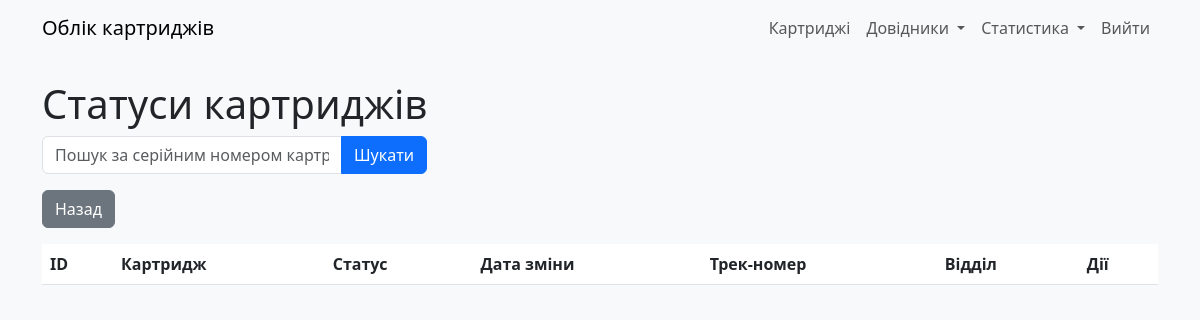
The app's page /cartridge_status (signed in), older data.
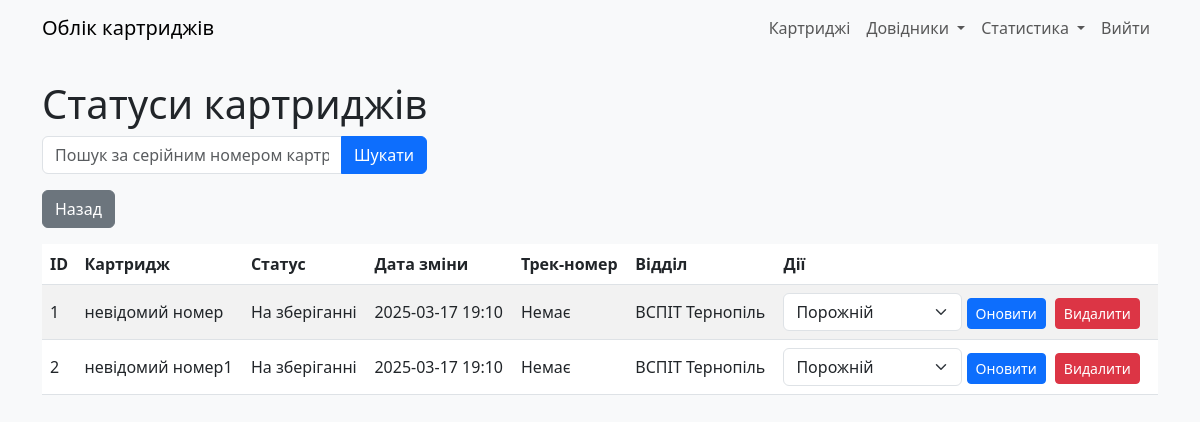
The same page, newer data.
### models.py (models this page shows)
class CartridgeStatus(db.Model):
    __tablename__ = "cartrg_status"
    id: Mapped[int] = mapped_column(primary_key=True)
    cartridge_id = mapped_column(ForeignKey(Cartridges.id))
    status: Mapped[int] = mapped_column(Integer, server_default=literal(0))
    date_ofchange: Mapped[DateTime] = mapped_column(DateTime, server_default=func.now())
    parcel_track: Mapped[str] = mapped_column(String(13), nullable=True)
    exec_dept: Mapped[int] = mapped_column(ForeignKey(RefillDept.id))
    user_updated: Mapped[int] = mapped_column(ForeignKey(User.id))
    time_updated: Mapped[DateTime] = mapped_column(DateTime, server_default=func.now())

class Cartridges(db.Model):
    __tablename__ = "cartridges"
    id: Mapped[int] = mapped_column(primary_key=True)
    serial_num: Mapped[str] = mapped_column(String(255), server_default="N/A")
    in_printer: Mapped[int] = mapped_column(ForeignKey(CustomerEquipment.id), nullable=True)
    cartridge_model: Mapped[str] = mapped_column(String(255), nullable=True)  # Текстове поле
    user_updated: Mapped[int] = mapped_column(ForeignKey(User.id))
    time_updated: Mapped[DateTime] = mapped_column(DateTime, server_default=func.now())

class RefillDept(db.Model):
    __tablename__ = "refill_dept"
    id: Mapped[int] = mapped_column(primary_key=True)
    deptname: Mapped[str] = mapped_column(String(30))
    is_exec: Mapped[int] = mapped_column(Integer, server_default=literal(0))
    user_updated: Mapped[int] = mapped_column(ForeignKey(User.id))
    time_updated: Mapped[DateTime] = mapped_column(DateTime, server_default=func.now())

### app.py (the view)
@app.route('/cartridge_status')
@login_required
def cartridge_status():
    search = request.args.get('search', '')
    if search:
        statuses = CartridgeStatus.query.join(Cartridges, Cartridges.id == CartridgeStatus.cartridge_id).filter(
            Cartridges.serial_num.ilike(f'%{search}%')
        ).all()
    else:
        statuses = CartridgeStatus.query.all()
    return render_template('cartridge_status.html',
                           statuses=statuses,
                           search=search,
                           Cartridges=Cartridges,  # Залишаємо для сумісності
                           RefillDept=RefillDept)  # Залишаємо для сумісності

### app.py (called while the page is built)
@login_manager.user_loader
def load_user(user_id):
    return User.query.get(int(user_id))

### templates/cartridge_status.html (shortened to what this page needs)
{% extends "base.html" %}
{% block content %}
    <h1>Статуси картриджів</h1>
    <form method="GET" class="mb-3">
        <div class="input-group">
            <input type="text" name="search" class="form-control" placeholder="Пошук за серійним номером картриджа" value="{{ search }}">
            <button type="submit" class="btn btn-primary">Шукати</button>
        </div>
    </form>
    <div class="mb-3">
        <a href="{{ url_for('index') }}" class="btn btn-secondary">Назад</a>
    </div>
    <table class="table table-striped">
        <thead>
            <tr>
                <th>ID</th>
                <th>Картридж</th>
                <th>Статус</th>
                <th>Дата зміни</th>
                <th>Трек-номер</th>
                <th>Відділ</th>
                <th>Дії</th>
            </tr>
        </thead>
        <tbody>
            {% for status in statuses %}
            <tr>
                <td>{{ status.id }}</td>
                <td>{{ Cartridges.query.get(status.cartridge_id).serial_num if status.cartridge_id else 'Не вказано' }}</td>
                <td>
                    {% set status_dict = {0: 'Порожній', 1: 'Очікує заправки', 2: 'Заправлений', 3: 'В дорозі', 4: 'Списаний', 5: 'Одноразовий', 6: 'На зберіганні'} %}
                    {{ status_dict[status.status] }}
                </td>
                <td>{{ status.date_ofchange.strftime('%Y-%m-%d %H:%M') }}</td>
                <td>{{ status.parcel_track or 'Немає' }}</td>
                <td>{{ RefillDept.query.get(status.exec_dept).deptname if status.exec_dept else 'Не вказано' }}</td>
                <td>
                    <form action="{{ url_for('update_status', status_id=status.id) }}" method="POST" class="d-inline">
                        <select name="status" class="form-select d-inline w-auto">
                            <option value="0" {% if status.status == 0 %}selected{% endif %}>Порожній</option>
                        </select>
                        <button type="submit" class="btn btn-primary btn-sm">Оновити</button>
                    </form>
                    <form action="{{ url_for('delete_status', status_id=status.id) }}" method="POST" class="d-inline" onsubmit="return confirm('Ви впевнені, що хочете видалити цей статус?');">
                        <button type="submit" class="btn btn-danger btn-sm">Видалити</button>
                    </form>
                </td>
            </tr>
            {% endfor %}
        </tbody>
    </table>
{% endblock %}

### templates/base.html (shortened to what this page needs)
<!DOCTYPE html>
<html lang="uk">
<head>
    <link rel="stylesheet" href="https://cdn.jsdelivr.net/npm/bootstrap@5.3.0/dist/css/bootstrap.min.css">
    <link rel="stylesheet" href="{{ url_for('static', filename='style.css') }}">
</head>
<body>
    <nav class="navbar navbar-expand-lg navbar-light bg-light">
        <div class="container">
            <a class="navbar-brand" href="{{ url_for('index') }}">Облік картриджів</a>
            <div class="collapse navbar-collapse" id="navbarNav">
                <ul class="navbar-nav ms-auto">
                    {% if current_user.is_authenticated %}
                        <li class="nav-item">
                            <a class="nav-link" href="{{ url_for('cartridges') }}">Картриджі</a>
                        </li>
                        <li class="nav-item dropdown">
                            <a class="nav-link dropdown-toggle" href="#" id="navbarDropdownRefs" role="button" data-bs-toggle="dropdown" aria-expanded="false">
                                Довідники
                            </a>
                        </li>
                        <li class="nav-item dropdown">
                            <a class="nav-link dropdown-toggle" href="#" id="navbarDropdownStats" role="button" data-bs-toggle="dropdown" aria-expanded="false">
                                Статистика
                            </a>
                        </li>
                        <li class="nav-item">
                            <a class="nav-link" href="{{ url_for('logout') }}">Вийти</a>
                        </li>
                    {% else %}
                        <li class="nav-item">
                            <a class="nav-link" href="{{ url_for('login') }}">Увійти</a>
                        </li>
                    {% endif %}
                </ul>
            </div>
        </div>
    </nav>
    <div class="container mt-4">
        {% block content %}{% endblock %}
    </div>
</body>
</html>

### static/style.css (style rules this page uses)
body { background-color: #f8f9fa; }
.table th, .table td { vertical-align: middle; }
.form-control, .form-select { max-width: 300px; }
.btn-sm { margin-right: 5px; }
.navbar-nav .nav-link { padding-left: 10px; padding-right: 10px; }

Row changes from the older to the newer data that the page shows:
added CartridgeStatus: id "1", status "На зберіганні", date_ofchange "2025-03-17 19:10", parcel_track "Немає", query.get "ВСПІТ Тернопіль"
now on this page (row edited): Cartridges: query.get "невідомий номер"
added CartridgeStatus: id "2", status "На зберіганні", date_ofchange "2025-03-17 19:10", parcel_track "Немає", query.get "ВСПІТ Тернопіль"
now on this page (row edited): Cartridges: query.get "невідомий номер1"
